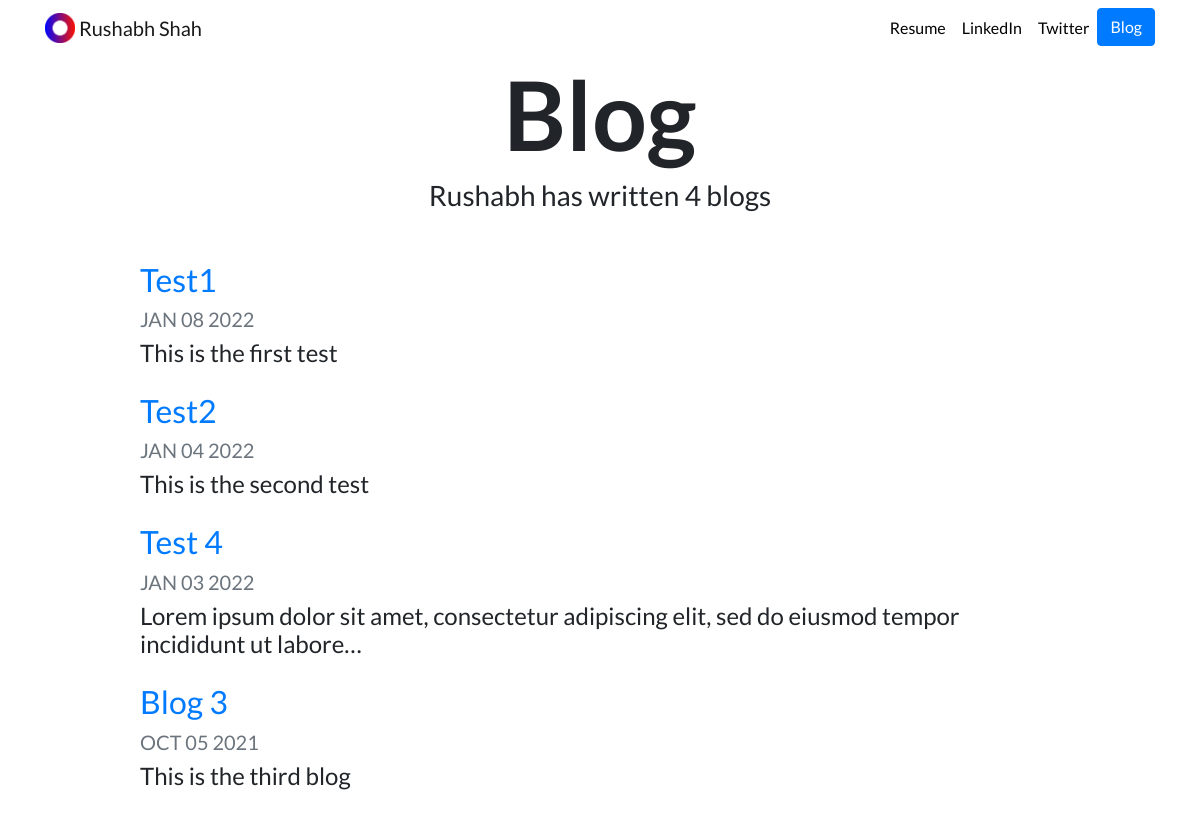
Screenshot of /blog/ with the database file from the repository.
### blog/models.py (models this page shows, shortened)
class Blog(models.Model):
    title = models.CharField(max_length = 200)
    description = models.TextField(max_length = 250)
    date = models.DateField()

### blog/views.py (the view)
# urls.py: path('', views.all_blogs, name = 'all_blogs'),
def all_blogs(request):
    blogs = Blog.objects.order_by('-date')[:5];
    return render(request, 'blog/all_blogs.html', {'blogs':blogs})

### blog/templates/blog/all_blogs.html
{% extends "portfolio/base.html" %}
{% load static %}
{% block content %}
<h1 id="blogtitle" class="font-weight-bold text-center">Blog</h1>
<h3 class="text-center mb-5">Rushabh has written {{ blogs.count }} blog{{ blogs.count|pluralize }}</h3>
{% for blog in blogs %}
<div class="row justify-content-center my-3">
  <div class="col-md-10">
    <a href="{% url 'blog:detail' blog.id %}">
      <h2>{{ blog.title }}</h2>
    </a>
    <h5 class="text-muted">{{ blog.date|date:'M d Y'|upper }}</h5>
    <h4>{{ blog.description|striptags|truncatechars:100 }}</h4>
  </div>
</div>
{% endfor %}
{% endblock %}

### portfolio/templates/portfolio/base.html (shortened to what this page needs)
{% load static %}
<!doctype html>
<html lang="en">
<head>
  <link rel="stylesheet" href="https://stackpath.bootstrapcdn.com/bootstrap/4.4.1/css/bootstrap.min.css">
  <link rel="stylesheet" href="{% static "portfolio/custom.css" %}">
</head>
<body>
  <nav id="topNav" class="navbar navbar-expand-md navbar-light">
    <div class="container">
      <a class="navbar-brand" href="{% url 'home' %}">
        <img src="{% static "portfolio/Logo.png" %}" width="30" height="30" class="d-inline-block align-top" alt="Nick's Logo">
        <span>Rushabh Shah</span>
      </a>
      <div class="collapse navbar-collapse text-center" id="navbarNav">
        <ul class="navbar-nav ml-auto">
          <li class="nav-item">
            <a class="nav-link" href="{% static "portfolio/resume.pdf" %}">Resume</a>
          </li>
          <li class="nav-item">
            <a class="nav-link" href="www.linkedin.com/in/rushabh-shah-43803477" target="_blank">LinkedIn</a>
          </li>
          <li class="nav-item">
            <a class="nav-link" href="https://twitter.com/ZappyCode" target="_blank">Twitter</a>
          </li>
          <li>
            <a role="button" href="{% url 'blog:all_blogs' %}" class="btn btn-primary">Blog</a>
          </li>
        </ul>
      </div>
    </div>
  </nav>
  <div class="container">
    {% block content %}{% endblock %}
  </div>
</body>
</html>

### portfolio/static/portfolio/custom.css (style rules this page uses)
.navbar-nav .nav-link { color: rgba(0,0,0,1) !important; }
body { font-family: 'Lato', sans-serif; }
#blogtitle { font-size: 6rem; }

### rows the page displays
Blog: title "Test1", date "JAN 08 2022", description "This is the first test"
Blog: title "Test2", date "JAN 04 2022", description "This is the second test"
Blog: title "Test 4", date "JAN 03 2022", description "Lorem ipsum dolor sit amet, consectetur adipiscing elit, sed do eiusmod tempor incididunt ut labore…"
Blog: title "Blog 3", date "OCT 05 2021", description "This is the third blog"

### other values shown
{{ blogs.count }} "4"
